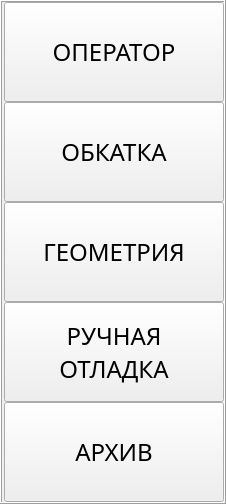
     <widget class="QFrame" name="main_btn_frame">
      <property name="minimumSize">
       <size>
        <width>224</width>
        <height>0</height>
       </size>
      </property>
      <property name="maximumSize">
       <size>
        <width>270</width>
        <height>16777215</height>
       </size>
      </property>
      <property name="frameShape">
       <enum>QFrame::Box</enum>
      </property>
      <property name="frameShadow">
       <enum>QFrame::Raised</enum>
      </property>
      <layout class="QVBoxLayout" name="verticalLayout">
       <property name="spacing">
        <number>0</number>
       </property>
       <property name="leftMargin">
        <number>2</number>
       </property>
       <property name="topMargin">
        <number>0</number>
       </property>
       <property name="rightMargin">
        <number>0</number>
       </property>
       <property name="bottomMargin">
        <number>0</number>
       </property>
       <item>
        <widget class="QPushButton" name="main_operator_btn">
         <property name="minimumSize">
          <size>
           <width>220</width>
           <height>100</height>
          </size>
         </property>
         <property name="maximumSize">
          <size>
           <width>200</width>
           <height>100</height>
          </size>
         </property>
         <property name="font">
          <font>
           <family>Arial Black</family>
           <pointsize>18</pointsize>
          </font>
         </property>
         <property name="text">
          <string>ОПЕРАТОР</string>
         </property>
        </widget>
       </item>
       <item>
        <widget class="QPushButton" name="main_run_btn">
         <property name="minimumSize">
          <size>
           <width>220</width>
           <height>100</height>
          </size>
         </property>
         <property name="maximumSize">
          <size>
           <width>200</width>
           <height>100</height>
          </size>
         </property>
         <property name="font">
          <font>
           <family>Arial Black</family>
           <pointsize>18</pointsize>
          </font>
         </property>
         <property name="text">
          <string>ОБКАТКА</string>
         </property>
        </widget>
       </item>
       <item>
        <widget class="QPushButton" name="main_geometry_btn">
         <property name="minimumSize">
          <size>
           <width>220</width>
           <height>100</height>
          </size>
         </property>
         <property name="maximumSize">
          <size>
           <width>200</width>
           <height>100</height>
          </size>
         </property>
         <property name="font">
          <font>
           <family>Arial Black</family>
           <pointsize>18</pointsize>
          </font>
         </property>
         <property name="text">
          <string>ГЕОМЕТРИЯ</string>
         </property>
        </widget>
       </item>
       <item>
        <widget class="QPushButton" name="main_hand_debug_btn">
         <property name="minimumSize">
          <size>
           <width>220</width>
           <height>100</height>
          </size>
         </property>
         <property name="maximumSize">
          <size>
           <width>200</width>
           <height>100</height>
          </size>
         </property>
         <property name="font">
          <font>
           <family>Arial Black</family>
           <pointsize>18</pointsize>
          </font>
         </property>
         <property name="text">
          <string>РУЧНАЯ
ОТЛАДКА</string>
         </property>
        </widget>
       </item>
       <item>
        <widget class="QPushButton" name="main_archive_btn">
         <property name="minimumSize">
          <size>
           <width>220</width>
           <height>100</height>
          </size>
         </property>
         <property name="maximumSize">
          <size>
           <width>200</width>
           <height>100</height>
          </size>
         </property>
         <property name="font">
          <font>
           <family>Arial Black</family>
           <pointsize>18</pointsize>
          </font>
         </property>
         <property name="text">
          <string>АРХИВ</string>
         </property>
        </widget>
       </item>
      </layout>
     </widget>
